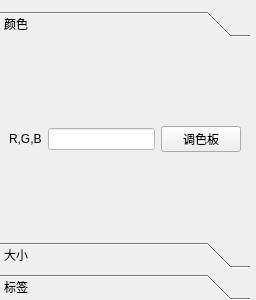
<?xml version="1.0" encoding="UTF-8"?>
<ui version="4.0">
 <class>propertyForm</class>
 <widget class="QWidget" name="propertyForm">
  <property name="geometry">
   <rect>
    <x>0</x>
    <y>0</y>
    <width>256</width>
    <height>300</height>
   </rect>
  </property>
  <property name="windowTitle">
   <string>Form</string>
  </property>
  <layout class="QVBoxLayout" name="verticalLayout_2">
   <property name="leftMargin">
    <number>0</number>
   </property>
   <property name="rightMargin">
    <number>0</number>
   </property>
   <property name="bottomMargin">
    <number>0</number>
   </property>
   <item>
    <layout class="QVBoxLayout" name="verticalLayout">
     <item>
      <widget class="QToolBox" name="toolBox">
       <property name="sizePolicy">
        <sizepolicy hsizetype="Fixed" vsizetype="Preferred">
         <horstretch>0</horstretch>
         <verstretch>0</verstretch>
        </sizepolicy>
       </property>
       <property name="minimumSize">
        <size>
         <width>250</width>
         <height>0</height>
        </size>
       </property>
       <property name="maximumSize">
        <size>
         <width>250</width>
         <height>16777215</height>
        </size>
       </property>
       <property name="currentIndex">
        <number>0</number>
       </property>
       <widget class="QWidget" name="page_color">
        <property name="geometry">
         <rect>
          <x>0</x>
          <y>0</y>
          <width>250</width>
          <height>175</height>
         </rect>
        </property>
        <attribute name="label">
         <string>颜色</string>
        </attribute>
        <layout class="QHBoxLayout" name="horizontalLayout">
         <item>
          <layout class="QGridLayout" name="gridLayout" columnstretch="0,1,0">
           <item row="0" column="1">
            <widget class="QLineEdit" name="lineEdit_color">
             <property name="enabled">
              <bool>false</bool>
             </property>
             <property name="sizePolicy">
              <sizepolicy hsizetype="Preferred" vsizetype="Fixed">
               <horstretch>0</horstretch>
               <verstretch>0</verstretch>
              </sizepolicy>
             </property>
             <property name="font">
              <font>
               <pointsize>9</pointsize>
              </font>
             </property>
             <property name="styleSheet">
              <string notr="true">background-color: rgba(255, 255, 255, 255)</string>
             </property>
            </widget>
           </item>
           <item row="0" column="0">
            <widget class="QLabel" name="label">
             <property name="text">
              <string>R,G,B</string>
             </property>
            </widget>
           </item>
           <item row="0" column="2">
            <widget class="QPushButton" name="pushButton">
             <property name="minimumSize">
              <size>
               <width>0</width>
               <height>0</height>
              </size>
             </property>
             <property name="text">
              <string>调色板</string>
             </property>
            </widget>
           </item>
          </layout>
         </item>
        </layout>
       </widget>
       <widget class="QWidget" name="page_width">
        <property name="geometry">
         <rect>
          <x>0</x>
          <y>0</y>
          <width>250</width>
          <height>175</height>
         </rect>
        </property>
        <attribute name="label">
         <string>大小</string>
        </attribute>
        <layout class="QHBoxLayout" name="horizontalLayout_2">
         <item>
          <layout class="QGridLayout" name="gridLayout_2" columnstretch="0,0,0">
           <item row="0" column="1">
            <widget class="QSlider" name="horizontalSlider_thickness">
             <property name="minimum">
              <number>1</number>
             </property>
             <property name="maximum">
              <number>10</number>
             </property>
             <property name="orientation">
              <enum>Qt::Horizontal</enum>
             </property>
            </widget>
           </item>
           <item row="0" column="0">
            <widget class="QLabel" name="label_2">
             <property name="text">
              <string>线条粗细</string>
             </property>
            </widget>
           </item>
           <item row="0" column="2" alignment="Qt::AlignHCenter">
            <widget class="QLabel" name="label_4">
             <property name="minimumSize">
              <size>
               <width>40</width>
               <height>0</height>
              </size>
             </property>
             <property name="text">
              <string>1</string>
             </property>
            </widget>
           </item>
          </layout>
         </item>
        </layout>
       </widget>
       <widget class="QWidget" name="page_label">
        <property name="geometry">
         <rect>
          <x>0</x>
          <y>0</y>
          <width>250</width>
          <height>175</height>
         </rect>
        </property>
        <attribute name="label">
         <string>标签</string>
        </attribute>
        <layout class="QHBoxLayout" name="horizontalLayout_3">
         <item>
          <layout class="QGridLayout" name="gridLayout_3" columnstretch="0,1,0">
           <item row="0" column="1">
            <widget class="QLineEdit" name="lineEdit_label_content">
             <property name="enabled">
              <bool>false</bool>
             </property>
             <property name="sizePolicy">
              <sizepolicy hsizetype="Preferred" vsizetype="Fixed">
               <horstretch>0</horstretch>
               <verstretch>0</verstretch>
              </sizepolicy>
             </property>
            </widget>
           </item>
           <item row="0" column="0">
            <widget class="QLabel" name="label_3">
             <property name="text">
              <string>内容</string>
             </property>
            </widget>
           </item>
           <item row="0" column="2">
            <widget class="QPushButton" name="pushButton_content">
             <property name="minimumSize">
              <size>
               <width>0</width>
               <height>0</height>
              </size>
             </property>
             <property name="text">
              <string>修改</string>
             </property>
            </widget>
           </item>
          </layout>
         </item>
        </layout>
       </widget>
      </widget>
     </item>
    </layout>
   </item>
  </layout>
 </widget>
 <resources/>
 <connections>
  <connection>
   <sender>pushButton</sender>
   <signal>clicked()</signal>
   <receiver>propertyForm</receiver>
   <slot>color_pallet()</slot>
   <hints>
    <hint type="sourcelabel">
     <x>238</x>
     <y>152</y>
    </hint>
    <hint type="destinationlabel">
     <x>295</x>
     <y>7</y>
    </hint>
   </hints>
  </connection>
  <connection>
   <sender>pushButton_content</sender>
   <signal>clicked()</signal>
   <receiver>propertyForm</receiver>
   <slot>set_content_enable()</slot>
   <hints>
    <hint type="sourcelabel">
     <x>218</x>
     <y>214</y>
    </hint>
    <hint type="destinationlabel">
     <x>27</x>
     <y>7</y>
    </hint>
   </hints>
  </connection>
  <connection>
   <sender>horizontalSlider_thickness</sender>
   <signal>sliderMoved(int)</signal>
   <receiver>label_4</receiver>
   <slot>setNum(int)</slot>
   <hints>
    <hint type="sourcelabel">
     <x>145</x>
     <y>176</y>
    </hint>
    <hint type="destinationlabel">
     <x>204</x>
     <y>178</y>
    </hint>
   </hints>
  </connection>
  <connection>
   <sender>lineEdit_label_content</sender>
   <signal>returnPressed()</signal>
   <receiver>propertyForm</receiver>
   <slot>content_clicked()</slot>
   <hints>
    <hint type="sourcelabel">
     <x>119</x>
     <y>213</y>
    </hint>
    <hint type="destinationlabel">
     <x>232</x>
     <y>7</y>
    </hint>
   </hints>
  </connection>
 </connections>
 <slots>
  <slot>color_pallet()</slot>
  <slot>set_content_enable()</slot>
  <slot>content_clicked()</slot>
 </slots>
</ui>
